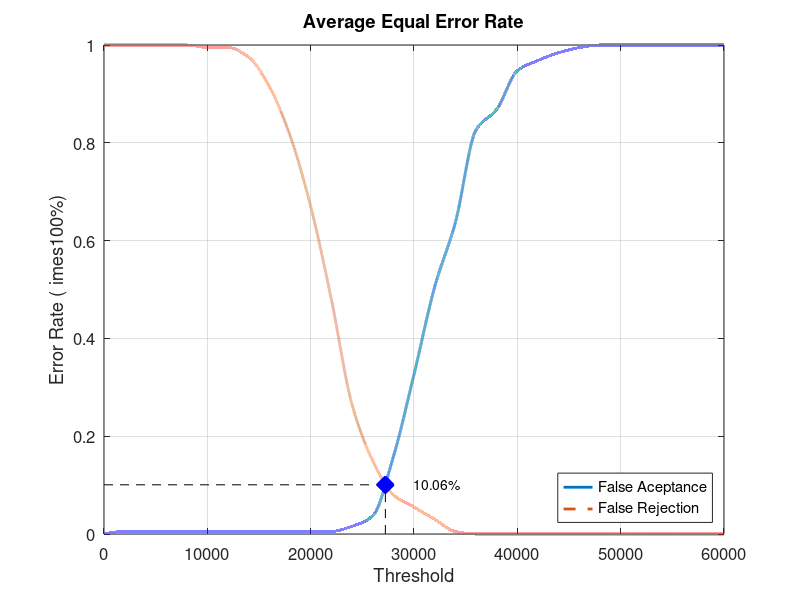
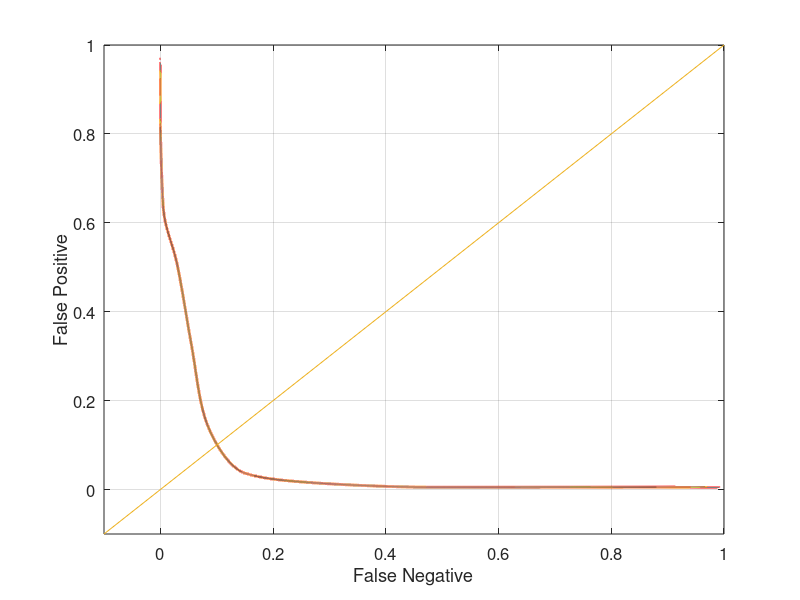

Write the MATLAB code that produced these figures, in order.
close all;
clear;
clc;
x = 0:2000:60000;
xq = 0:0.5:60000;

y0 = [0 0.00526316 0.00526316 0.00526316 0.00526316 0.00526316 0.00526316 0.00526316 0.00526316 0.00526316 0.00526316 0.00526316 0.0157895 0.0368421 0.157895 0.326316 0.505263 0.636842 0.826316 0.868421 0.947368 0.968421 0.984211 0.994737 1 1 1 1 1 1 1]
yy0 = interp1(x, y0, xq, 'pchip');
y1 = [1 1 1 1 1 0.995 0.995 0.975 0.915 0.815 0.67 0.48 0.265 0.15 0.08 0.055 0.03 0.005 0 0 0 0 0 0 0 0 0 0 0 0 0]
yy1 = interp1(x, y1, xq, 'pchip');

% Calculating EER: 
y2 = abs(y0 - y1);
find(y2 == min(y2))
yy2 = abs(yy0 - yy1);
xEER = find(yy2 == min(yy2));
xEERIndex = xq(xEER) % X-axis EER
yEER = yy0(xEER) % Y-axis EER

main = figure
plot(xq, yy0,'-','LineWidth', 2);	hold on
plot(xq, yy1,'--','LineWidth', 2);	hold on
plot([xEERIndex xEERIndex], [0 yEER], 'k--');	hold on
plot([0 xEERIndex], [yEER yEER], 'k--');	hold on
plot(xEERIndex, yEER, 'bx', 'LineWidth', 10);	hold on
text(xEERIndex + 10 * xEERIndex / 100, yEER, [num2str(round((10000 * yEER)) / 100) '%'])
legend('False Aceptance', 'False Rejection', 'Location', 'SouthEast')
xlabel('Threshold')
ylabel('Error Rate (	imes100%)')
title('Average Equal Error Rate')
set(gca, 'FontSize', 12)
axis([0 60000 0 1])
grid on

print(main, 'Database5_4Main', '-dpng');
FNRxFPR = figure('Color', [1 1 1]);
plot(yy1, yy0, '-', yy1, yy0, 'LineWidth', 2);
hold on
y = -0.1:0.1:1
plot(y, y); 
set(gca, 'FontSize', 12)
xlabel('False Negative')
ylabel('False Positive')
axis([-0.1 1 -0.1 1])
set(gca, 'FontSize', 12)
grid on

print(FNRxFPR, 'Database5_4FNRxFPR','-dpng');
